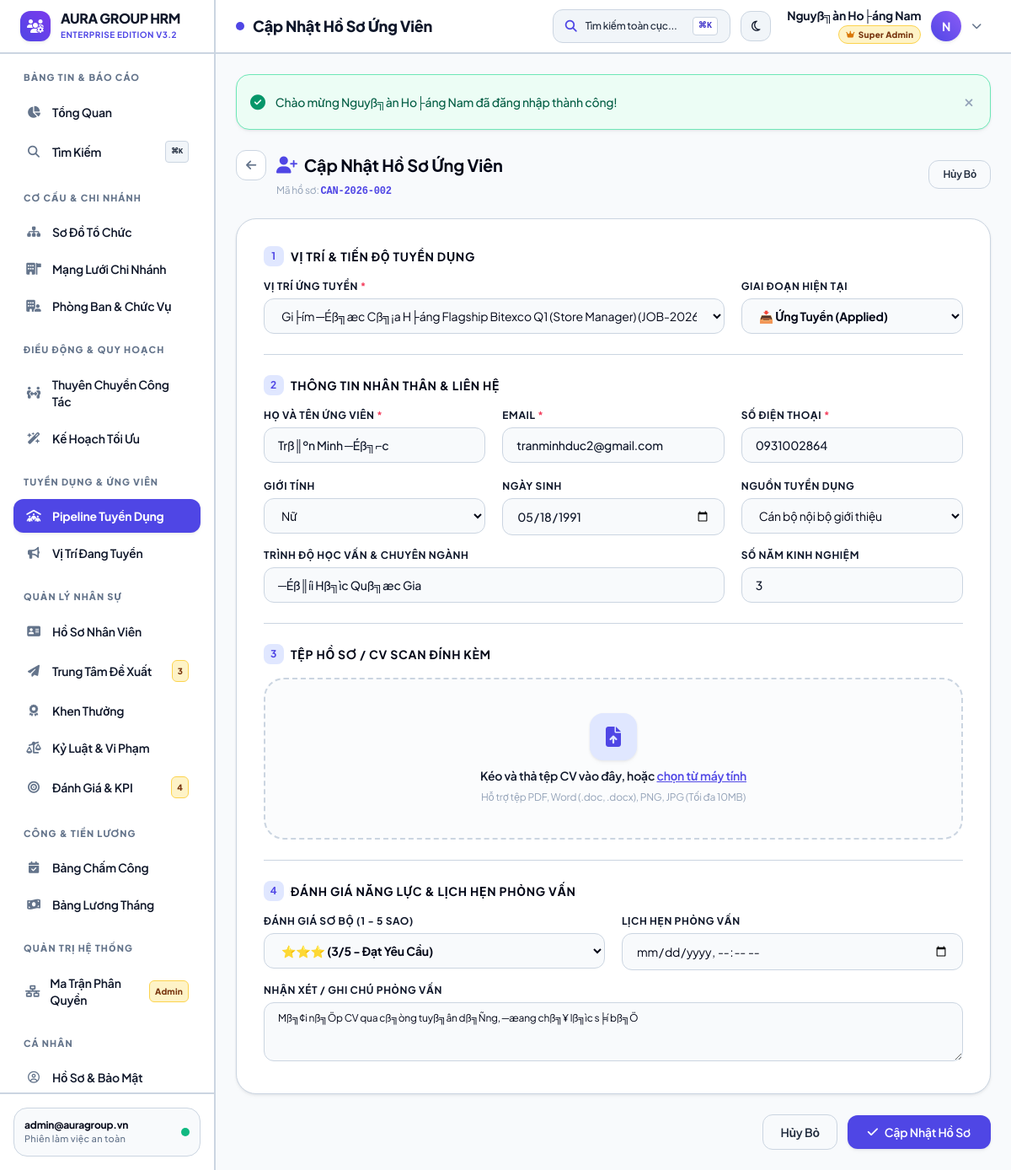
The app's page /modules/recruitment/candidate_form.php?id=2 (signed in) with its own data.
### tables this page shows
CREATE TABLE `candidates` (
  `id` int(11) NOT NULL AUTO_INCREMENT,
  `candidate_code` varchar(50) NOT NULL COMMENT 'M├ú hß╗ô s╞í: UV-YYYY-XXX',
  `job_position_id` int(11) NOT NULL COMMENT 'Vß╗ï tr├¡ ß╗⌐ng tuyß╗ân',
  `fullname` varchar(100) NOT NULL COMMENT 'Hß╗ì v├á t├¬n ß╗⌐ng vi├¬n',
  `email` varchar(100) NOT NULL COMMENT 'Email li├¬n hß╗ç',
  `phone` varchar(20) NOT NULL COMMENT 'Sß╗æ ─æiß╗çn thoß║íi',
  `gender` enum('Nam','Nu','Khac') DEFAULT 'Nam',
  `birth_date` date DEFAULT NULL COMMENT 'Ng├áy sinh',
  `education` varchar(255) DEFAULT NULL COMMENT 'Tr├¼nh ─æß╗Ö hß╗ìc vß║Ñn & chuy├¬n ng├ánh',
  `experience_years` int(11) DEFAULT 0 COMMENT 'Sß╗æ n─âm kinh nghiß╗çm',
  `cv_file` varchar(255) DEFAULT NULL COMMENT 'Tß╗çp CV scan ─æ├¡nh k├¿m',
  `cover_letter` text DEFAULT NULL COMMENT 'Th╞░ xin viß╗çc / ghi ch├║ ß╗⌐ng vi├¬n',
  `source` enum('website','referral','headhunt','job_board','social','other') DEFAULT 'website' COMMENT 'Nguß╗ôn tuyß╗ân dß╗Ñng',
  `stage` enum('applied','screening','interview','offer','hired','rejected') DEFAULT 'applied' COMMENT 'Giai ─æoß║ín trong Pipeline',
  `rating` tinyint(4) DEFAULT 3 COMMENT '─É├ính gi├í n─âng lß╗▒c tß╗½ 1 ─æß║┐n 5 sao',
  `interview_date` datetime DEFAULT NULL COMMENT 'Lß╗ïch hß║╣n phß╗Ång vß║Ñn',
  `interview_notes` text DEFAULT NULL COMMENT 'Bi├¬n bß║ún & nhß║¡n x├⌐t phß╗Ång vß║Ñn',
  `hired_employee_id` int(11) DEFAULT NULL COMMENT 'ID nh├ón vi├¬n khi ─æ├ú chuyß╗ân ─æß╗òi',
  `created_at` timestamp NOT NULL DEFAULT current_timestamp(),
  PRIMARY KEY (`id`),
  UNIQUE KEY `candidate_code` (`candidate_code`),
  KEY `job_position_id` (`job_position_id`),
  KEY `hired_employee_id` (`hired_employee_id`),
  CONSTRAINT `candidates_ibfk_1` FOREIGN KEY (`job_position_id`) REFERENCES `job_positions` (`id`) ON DELETE CASCADE,
  CONSTRAINT `candidates_ibfk_2` FOREIGN KEY (`hired_employee_id`) REFERENCES `employees` (`id`) ON DELETE SET NULL
);

CREATE TABLE `job_positions` (
  `id` int(11) NOT NULL AUTO_INCREMENT,
  `job_code` varchar(50) NOT NULL COMMENT 'M├ú tin: TD-YYYY-XXX',
  `title` varchar(255) NOT NULL COMMENT 'Ti├¬u ─æß╗ü vß╗ï tr├¡ tuyß╗ân dß╗Ñng',
  `department_id` int(11) DEFAULT NULL COMMENT 'Ph├▓ng ban tiß║┐p nhß║¡n',
  `branch_id` int(11) DEFAULT NULL COMMENT 'Chi nh├ính l├ám viß╗çc',
  `position_id` int(11) DEFAULT NULL COMMENT 'Chß╗⌐c danh ─æß╗ïnh ngß║ích',
  `quantity` int(11) DEFAULT 1 COMMENT 'Chß╗ë ti├¬u tuyß╗ân dß╗Ñng',
  `salary_range_min` decimal(15,2) DEFAULT 0.00 COMMENT 'L╞░╞íng tß╗æi thiß╗âu (VN─É)',
  `salary_range_max` decimal(15,2) DEFAULT 0.00 COMMENT 'L╞░╞íng tß╗æi ─æa (VN─É)',
  `requirements` text DEFAULT NULL COMMENT 'Y├¬u cß║ºu n─âng lß╗▒c & kinh nghiß╗çm',
  `description` text DEFAULT NULL COMMENT 'M├┤ tß║ú nhiß╗çm vß╗Ñ c├┤ng viß╗çc',
  `deadline` date DEFAULT NULL COMMENT 'Hß║ín nß╗Öp hß╗ô s╞í',
  `status` enum('open','closed','paused','filled') DEFAULT 'open' COMMENT 'Trß║íng th├íi tin tuyß╗ân',
  `created_by` int(11) DEFAULT NULL COMMENT 'Ng╞░ß╗¥i tß║ío tin',
  `created_at` timestamp NOT NULL DEFAULT current_timestamp(),
  PRIMARY KEY (`id`),
  UNIQUE KEY `job_code` (`job_code`),
  KEY `department_id` (`department_id`),
  KEY `branch_id` (`branch_id`),
  KEY `position_id` (`position_id`),
  KEY `created_by` (`created_by`),
  CONSTRAINT `job_positions_ibfk_1` FOREIGN KEY (`department_id`) REFERENCES `departments` (`id`) ON DELETE SET NULL,
  CONSTRAINT `job_positions_ibfk_2` FOREIGN KEY (`branch_id`) REFERENCES `branches` (`id`) ON DELETE SET NULL,
  CONSTRAINT `job_positions_ibfk_3` FOREIGN KEY (`position_id`) REFERENCES `positions` (`id`) ON DELETE SET NULL,
  CONSTRAINT `job_positions_ibfk_4` FOREIGN KEY (`created_by`) REFERENCES `users` (`id`) ON DELETE SET NULL
);

### modules/recruitment/candidate_form.php (the view, shortened to what the rows shown need)
<?php
require_once __DIR__ . '/../../core/auth.php';
$id = isset($_GET['id']) ? (int)$_GET['id'] : 0;
$is_edit = $id > 0;
$job_positions = $pdo->query("
    SELECT j.id, j.job_code, j.title, b.name AS branch_name, d.name AS department_name
    FROM job_positions j
    LEFT JOIN branches b ON j.branch_id = b.id
    LEFT JOIN departments d ON j.department_id = d.id
    WHERE j.status IN ('open', 'paused')
    ORDER BY j.id DESC
")->fetchAll();
$candidate = [
    'candidate_code'   => '',
    'job_position_id'  => isset($_GET['job_id']) ? (int)$_GET['job_id'] : '',
    'fullname'         => '',
    'email'            => '',
    'phone'            => '',
    'gender'           => 'Nam',
    'birth_date'       => '',
    'education'        => '',
    'experience_years' => 0,
    'source'           => 'website',
    'stage'            => 'applied',
    'rating'           => 3,
    'interview_date'   => '',
    'interview_notes'  => '',
    'cover_letter'     => '',
    'cv_file'          => ''
];
if ($is_edit) {
    $stmt = $pdo->prepare("SELECT * FROM candidates WHERE id = ?");
    $stmt->execute([$id]);
    $existing = $stmt->fetch();
    $candidate = $existing;
}
require_once __DIR__ . '/../../includes/header.php';
?>
<div class="max-w-4xl mx-auto space-y-6">
    <div class="flex items-center justify-between">
        <div>
            <div class="flex items-center gap-3">
                <h2 class="text-xl font-bold text-slate-800 dark:text-white flex items-center gap-2">
                    <i class="fa-solid fa-user-plus text-indigo-600"></i>
                    <span><?= $is_edit ? 'Cập Nhật Hồ Sơ Ứng Viên' : 'Tiếp Nhận Hồ Sơ Ứng Viên Mới' ?></span>
                </h2>
            </div>
            <p class="text-xs text-slate-400 mt-1 ml-12">
                Mã hồ sơ: <span class="font-mono font-bold text-indigo-600 dark:text-indigo-400"><?= e($candidate['candidate_code']) ?></span>
            </p>
        </div>
    </div>
    <form method="POST" enctype="multipart/form-data" class="space-y-6">
        <div class="bg-white dark:bg-slate-800 rounded-3xl border border-slate-200/80 dark:border-slate-700/80 shadow-sm p-6 sm:p-8 space-y-6">
            <div class="border-b border-slate-100 dark:border-slate-700/70 pb-6">
                <div class="grid grid-cols-1 sm:grid-cols-3 gap-5">
                    <div class="sm:col-span-2">
                        <label class="block text-xs font-bold text-slate-700 dark:text-slate-200 uppercase tracking-wider mb-1.5">
                            Vị Trí Ứng Tuyển <span class="text-rose-500">*</span>
                        </label>
                        <select name="job_position_id" required class="w-full px-4 py-2.5 rounded-xl border border-slate-200 dark:border-slate-700 bg-slate-50 dark:bg-slate-900 text-slate-800 dark:text-slate-100 text-sm focus:outline-none focus:ring-2 focus:ring-indigo-500/20">
                            <?php foreach ($job_positions as $jp): ?>
                                <option value="<?= $jp['id'] ?>" <?= ($candidate['job_position_id'] == $jp['id']) ? 'selected' : '' ?>>
                                    <?= e($jp['title']) ?> (<?= e($jp['job_code']) ?> - <?= e($jp['branch_name'] ?? 'Chi nhánh') ?>)
                                </option>
                            <?php endforeach; ?>
                        </select>
                    </div>
                    <div>
                        <label class="block text-xs font-bold text-slate-700 dark:text-slate-200 uppercase tracking-wider mb-1.5">
                            Giai Đoạn Hiện Tại
                        </label>
                        <select name="stage" class="w-full px-4 py-2.5 rounded-xl border border-slate-200 dark:border-slate-700 bg-slate-50 dark:bg-slate-900 text-slate-800 dark:text-slate-100 text-sm font-bold focus:outline-none focus:ring-2 focus:ring-indigo-500/20">
                            <option value="applied" <?= $candidate['stage'] === 'applied' ? 'selected' : '' ?>>📥 Ứng Tuyển (Applied)</option>
                        </select>
                    </div>
                </div>
            </div>
            <div class="border-b border-slate-100 dark:border-slate-700/70 pb-6">
                <div class="grid grid-cols-1 sm:grid-cols-3 gap-5">
                    <div>
                        <label class="block text-xs font-bold text-slate-700 dark:text-slate-200 uppercase tracking-wider mb-1.5">
                            Họ và Tên Ứng Viên <span class="text-rose-500">*</span>
                        </label>
                        <input type="text" name="fullname" required value="<?= e($candidate['fullname']) ?>" placeholder="Nguyễn Văn A" class="w-full px-4 py-2.5 rounded-xl border border-slate-200 dark:border-slate-700 bg-slate-50 dark:bg-slate-900 text-sm text-slate-800 dark:text-slate-100 focus:outline-none focus:ring-2 focus:ring-indigo-500/20">
                    </div>
                    <div>
                        <label class="block text-xs font-bold text-slate-700 dark:text-slate-200 uppercase tracking-wider mb-1.5">
                            Email <span class="text-rose-500">*</span>
                        </label>
                        <input type="email" name="email" required value="<?= e($candidate['email']) ?>" placeholder="email@domain.com" class="w-full px-4 py-2.5 rounded-xl border border-slate-200 dark:border-slate-700 bg-slate-50 dark:bg-slate-900 text-sm text-slate-800 dark:text-slate-100 focus:outline-none focus:ring-2 focus:ring-indigo-500/20">
                    </div>
                    <div>
                        <label class="block text-xs font-bold text-slate-700 dark:text-slate-200 uppercase tracking-wider mb-1.5">
                            Số Điện Thoại <span class="text-rose-500">*</span>
                        </label>
                        <input type="text" name="phone" required value="<?= e($candidate['phone']) ?>" placeholder="0912 345 678" class="w-full px-4 py-2.5 rounded-xl border border-slate-200 dark:border-slate-700 bg-slate-50 dark:bg-slate-900 text-sm text-slate-800 dark:text-slate-100 focus:outline-none focus:ring-2 focus:ring-indigo-500/20">
                    </div>
                    <div>
                        <label class="block text-xs font-bold text-slate-700 dark:text-slate-200 uppercase tracking-wider mb-1.5">Giới Tính</label>
                        <select name="gender" class="w-full px-4 py-2.5 rounded-xl border border-slate-200 dark:border-slate-700 bg-slate-50 dark:bg-slate-900 text-sm text-slate-800 dark:text-slate-100">
                            <option value="Nu" <?= $candidate['gender'] === 'Nu' ? 'selected' : '' ?>>Nữ</option>
                        </select>
                    </div>
                    <div>
                        <label class="block text-xs font-bold text-slate-700 dark:text-slate-200 uppercase tracking-wider mb-1.5">Ngày Sinh</label>
                        <input type="date" name="birth_date" value="<?= e($candidate['birth_date']) ?>" class="w-full px-4 py-2.5 rounded-xl border border-slate-200 dark:border-slate-700 bg-slate-50 dark:bg-slate-900 text-sm text-slate-800 dark:text-slate-100">
                    </div>
                    <div>
                        <label class="block text-xs font-bold text-slate-700 dark:text-slate-200 uppercase tracking-wider mb-1.5">Nguồn Tuyển Dụng</label>
                        <select name="source" class="w-full px-4 py-2.5 rounded-xl border border-slate-200 dark:border-slate-700 bg-slate-50 dark:bg-slate-900 text-sm text-slate-800 dark:text-slate-100">
                            <option value="referral" <?= $candidate['source'] === 'referral' ? 'selected' : '' ?>>Cán bộ nội bộ giới thiệu</option>
                        </select>
                    </div>
                </div>
                <div class="grid grid-cols-1 sm:grid-cols-3 gap-5 mt-4">
                    <div class="sm:col-span-2">
                        <label class="block text-xs font-bold text-slate-700 dark:text-slate-200 uppercase tracking-wider mb-1.5">Trình Độ Học Vấn & Chuyên Ngành</label>
                        <input type="text" name="education" value="<?= e($candidate['education']) ?>" placeholder="Ví dụ: Kỹ sư Phần mềm - ĐH Bách Khoa Hà Nội" class="w-full px-4 py-2.5 rounded-xl border border-slate-200 dark:border-slate-700 bg-slate-50 dark:bg-slate-900 text-sm text-slate-800 dark:text-slate-100">
                    </div>
                    <div>
                        <label class="block text-xs font-bold text-slate-700 dark:text-slate-200 uppercase tracking-wider mb-1.5">Số Năm Kinh Nghiệm</label>
                        <input type="number" name="experience_years" min="0" max="40" value="<?= (int)$candidate['experience_years'] ?>" class="w-full px-4 py-2.5 rounded-xl border border-slate-200 dark:border-slate-700 bg-slate-50 dark:bg-slate-900 text-sm font-bold text-slate-800 dark:text-slate-100">
                    </div>
                </div>
            </div>
            <div>
                <div class="grid grid-cols-1 sm:grid-cols-2 gap-5">
                    <div>
                        <label class="block text-xs font-bold text-slate-700 dark:text-slate-200 uppercase tracking-wider mb-1.5">
                            Đánh Giá Sơ Bộ (1 - 5 Sao)
                        </label>
                        <select name="rating" class="w-full px-4 py-2.5 rounded-xl border border-slate-200 dark:border-slate-700 bg-slate-50 dark:bg-slate-900 text-sm text-slate-800 dark:text-slate-100 font-bold">
                            <option value="3" <?= $candidate['rating'] == 3 ? 'selected' : '' ?>>⭐⭐⭐ (3/5 - Đạt Yêu Cầu)</option>
                        </select>
                    </div>
                    <div>
                        <label class="block text-xs font-bold text-slate-700 dark:text-slate-200 uppercase tracking-wider mb-1.5">
                            Lịch Hẹn Phỏng Vấn
                        </label>
                        <input type="datetime-local" name="interview_date" value="<?= !empty($candidate['interview_date']) ? date('Y-m-d\TH:i', strtotime($candidate['interview_date'])) : '' ?>" class="w-full px-4 py-2.5 rounded-xl border border-slate-200 dark:border-slate-700 bg-slate-50 dark:bg-slate-900 text-sm text-slate-800 dark:text-slate-100">
                    </div>
                </div>
                <div class="mt-4">
                    <label class="block text-xs font-bold text-slate-700 dark:text-slate-200 uppercase tracking-wider mb-1.5">Nhận Xét / Ghi Chú Phỏng Vấn</label>
                    <textarea name="interview_notes" rows="3" placeholder="Đánh giá kỹ năng mềm, kiến thức kỹ thuật, mức lương mong muốn..." class="w-full px-4 py-2.5 rounded-xl border border-slate-200 dark:border-slate-700 bg-slate-50 dark:bg-slate-900 text-xs text-slate-800 dark:text-slate-100"><?= e($candidate['interview_notes']) ?></textarea>
                </div>
            </div>
        </div>
    </form>
</div>
<?php require_once __DIR__ . '/../../includes/footer.php'; ?>

### records on screen
candidates: candidate_code "CAN-2026-002", job_position_id "Gi├ím ─Éß╗æc Cß╗¡a H├áng Flagship Bitexco Q1 (Store Manager) (JOB-2026-002 - Chi Nh├ính TP. Hß╗ô Ch├¡ Minh)", stage "📥 Ứng Tuyển (Applied)", fullname "Trß║ºn Minh ─Éß╗⌐c", email "tranminhduc2@gmail.com", phone "0931002864", gender "Nữ", birth_date "05/18/1991", source "Cán bộ nội bộ giới thiệu", education "─Éß║íi Hß╗ìc Quß╗æc Gia", experience_years "3", rating "⭐⭐⭐ (3/5 - Đạt Yêu Cầu)", interview_notes "Mß╗¢i nß╗Öp CV qua cß╗òng tuyß╗ân dß╗Ñng, ─æang chß╗¥ lß╗ìc s╞í bß╗Ö"

### other values on screen
$pending_proposals_count "3"
$pending_evals_count "4"
$_SESSION['user']['username'] "admin@auragroup.vn"
$page_title "Cập Nhật Hồ Sơ Ứng Viên"
$user['fullname'] "Nguyß╗àn Ho├áng Nam"
$first_letter "N"
$flash['message'] "Chào mừng Nguyß╗àn Ho├áng Nam đã đăng nhập thành công!"
